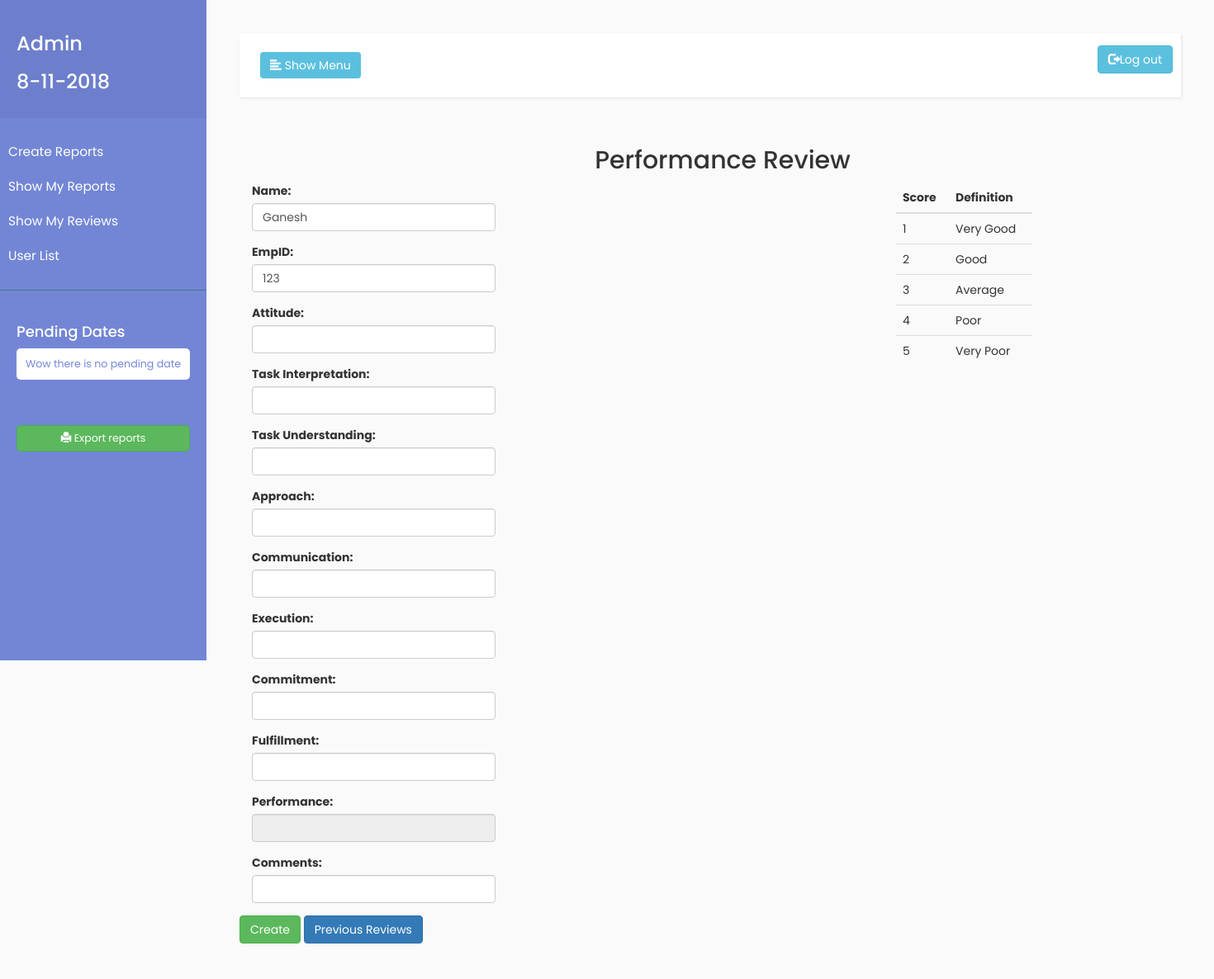
Screenshot of /review/123 (signed in) with the database file from the repository.
### report/models.py (models this page shows, shortened)
class CustomUser(AbstractUser):
    objects         = CustomUserManager()
    id              = models.AutoField(primary_key=True)
    primary_project = models.CharField(max_length=250)
    Empid           = models.IntegerField()
    EmpName         = models.CharField(max_length=250)
    date_join       = models.DateField(blank=True, null=True)
    primary_process = models.CharField(max_length=250)
    processwillInclude = models.CharField(blank=True, max_length=250)
    Designation = models.CharField(blank=True, max_length=250, null=True)

### report/views.py (the view)
# urls.py: url(r'^review/(?P<eid>\d+)$', views.review, name='review'),
def review(request,eid):
    if request.user.is_authenticated:
        result_set = get_object_or_404(CustomUser, Empid=eid)
        if request.method =="POST":
            form = ReviewForm(request.POST)
            request.POST = request.POST.copy()
            if form.is_valid():
                form.save()
                return redirect('userlist')
            else:
                print("invalid")
        else:
            form = ReviewForm()
        return render(request, 'review/review.html',{'form':form,'data':result_set})

### report/forms.py
class ReviewForm(forms.ModelForm):
    class Meta:
        model = Review
        fields=('Name', 'EmpID','Attitude','TaskInterpretation','TaskUnderstanding','Approach','Communication','Execution','Commitment','Fulfillment','Performance','Comments')

### report/templates/review/review.html (shortened to what this page needs)
{% extends 'base.html'%}
{% block content %}
  {% if user.is_superuser %}
  <div class="container">
  <h2 align="center">Performance Review</h2>
  <div class="row">
  <div class="col-sm-3 col-md-6 col-lg-8">
      <form method="post" >
	         <div class="form-group row"><div class="col-xs-5"><label for="id_Name">Name:</label> <input type="text" name="Name" class="form-control"  id="id_Name" value="{{data.EmpName}}"></div></div>
	    <div class="form-group row"><div class="col-xs-5"><label for="id_EmpID">EmpID:</label> <input type="number" name="EmpID" class="form-control" id="id_EmpID" value="{{data.Empid}}"></div></div>
	    <div class="form-group row"><div class="col-xs-5"><label for="id_Attitude">Attitude:</label> <input type="number" min="1" max="5"  step="any" name="Attitude" class="form-control" id="id_Attitude"></div></div>
	    <div class="form-group row"><div class="col-xs-5"><label for="id_TaskInterpretation">Task Interpretation:</label> <input type="number" min="1" max="5" step="any" name="TaskInterpretation" class="form-control" id="id_TaskInterpretation"></div></div>
	    <div class="form-group row"><div class="col-xs-5"><label for="id_TaskUnderstanding">Task Understanding:</label> <input type="number" name="TaskUnderstanding" min="1" max="5" step="any" class="form-control" id="id_TaskUnderstanding"></div></div>
	    <div class="form-group row"><div class="col-xs-5"><label for="id_Approach">Approach:</label> <input type="number" min="1" max="5" step="any" name="Approach" class="form-control" id="id_Approach"></div></div>
	    <div class="form-group row"><div class="col-xs-5"><label for="id_Communication">Communication:</label> <input type="number" min="1" max="5" step="any" name="Communication" class="form-control" id="id_Communication"></div></div>
	    <div class="form-group row"><div class="col-xs-5"><label for="id_Execution">Execution:</label> <input type="number" step="any" min="1" max="5" name="Execution" class="form-control" id="id_Execution"></div></div>
	    <div class="form-group row"><div class="col-xs-5"><label for="id_Commitment">Commitment:</label> <input type="number" step="any" min="1" max="5" name="Commitment" class="form-control" id="id_Commitment"></div></div>
	    <div class="form-group row"><div class="col-xs-5"><label for="id_Fulfillment">Fulfillment:</label> <input type="number" step="any" min="1" max="5" name="Fulfillment" class="form-control" id="id_Fulfillment"></div></div>
	    <div class="form-group row"><div class="col-xs-5"><label for="id_Performance">Performance:</label> <input type="number" step="any" min="1" max="5" name="Performance" class="form-control" id="id_Performance" onfocus="add_number()" readonly="true"></div></div>
	    <div class="form-group row"><div class="col-xs-5"><label for="id_Comments">Comments:</label> <input type="text" name="Comments" class="form-control"  id="id_Comments"></div></div>
	        <div class="form-group row">
         	<button type="submit"  class="btn btn-success">Create</button>
         	<tr><td value ="{{data.EmpName}}" name="{{data.Empid}}" id="myTable"><a href="/reviewlist/{{data.Empid}}" class="btn btn-primary btn-md">Previous Reviews</a></td></tr>
        </div></form>
    </div>
    <div class="col-sm-9 col-md-6 col-lg-2">
    	<table class="table">
	    <thead>
	      <tr>
	        <th>Score</th>
	        <th>Definition</th>
	      </tr>
	    </thead>
	    <tbody>
	      <tr><td>1</td><td>Very Good</td></tr>
	      <tr><td>2</td><td>Good</td></tr>
	      <tr><td>3</td><td>Average</td></tr>
	      <tr><td>4</td><td>Poor</td></tr>
	      <tr><td>5</td><td>Very Poor</td></tr></tbody></table>
    </div></div></div>
  {% elif user.is_active %}
    <h1>You are customer user</h1>
    {% else %}
<p> you are not superuser login as supper user to create users</p>
<p><a href="{% url 'login' %}">Log In </a></p>
{% endif %}
{%endblock%}

### templates/base.html (shortened to what this page needs)
{% load static %}
<!DOCTYPE html>
<html>
    <head>
        <link href="{% static 'css/bootstrap.min.css' %}" rel="stylesheet" type= "image/gif" size = "16x16">
        <link rel="stylesheet" href="https://maxcdn.bootstrapcdn.com/bootstrap/3.3.7/css/bootstrap.min.css">
        <link href="{% static 'css/style2.css' %}" rel="stylesheet">
        <link rel="stylesheet" href="https://cdnjs.cloudflare.com/ajax/libs/malihu-custom-scrollbar-plugin/3.1.5/jquery.mCustomScrollbar.min.css">
    </head>
    <body>
        <div class="wrapper">
            <nav id="sidebar">
                <div class="sidebar-header">
                    <h3>{{ user.username|title }}</h3>
					<h3 id="today_date"></h3>
                </div>
                <ul class="list-unstyled components">
                	<li>
                       <a href="/reports">Create Reports</a>
                    </li>
                    <li>
                       <a href="/reportlist">Show My Reports</a>
                    </li>
                    <li>
                       <a href="/reviewlist">Show My Reviews</a>
                    </li>
                    {% if user.is_superuser %}
                    <li>
                        <a href="/userlist">User List</a>
                    </li>
                    {% endif %}
                </ul>
                <ul class="list-unstyled CTAs">
                	{% if 'userlist' not in request.path%}
                		{%if 'signup' not in request.path%}
                		 {%if 'editreports' not in request.path%}
                		 {%if 'export' not in request.path%}
		                	<h4>Pending Dates</h4>
		                    {%for date in dates%}
		                    <li><a class="download">{{date.weekday}}</a></li>
		                    {% empty %}
		                     <li><a class="download">Wow there is no pending date</a></li>
		                    {%endfor%}
		                 {% endif %}
		                 {% endif %}
		                {% endif %}
                    {% endif %}
                </ul>
                <ul class="list-unstyled CTAs">
                	{% if user.is_superuser %}
                    <a href="{% url 'export_users_xls' %}" class="btn btn-success btn-md">
			          <span class="glyphicon glyphicon-print"></span> Export reports
			        </a>
                    {% endif %}
                </ul>
            </nav>
            <div id="content">
                <nav class="navbar navbar-default">
                    <div class="container-fluid">
                        <div class="navbar-header">
                            <button type="button" id="sidebarCollapse" class="btn btn-info navbar-btn">
                                <i class="glyphicon glyphicon-align-left"></i>
                                <span>Show Menu</span>
                            </button>
                        </div>
						<div class="navbar-header navbar-right">
                            <ul class="nav navbar-nav navbar-right">
                                <a href="/logout" class="btn btn-info btn-md">
						        <span class="glyphicon glyphicon-log-out"></span>Log out</a>
                            </ul>
                        </div>
                    </div>
                </nav>
				{% block content %}
		    	{% endblock %}
            </div>
        </div>
    </body>
</html>

### static/css/style2.css (style rules this page uses)
body { font-family: 'Poppins', sans-serif; background: #fafafa; }
a, a:hover, a:focus { color: inherit; text-decoration: none; transition: all 0.3s; }
.navbar { padding: 15px 10px; background: #fff; border: none; border-radius: 0; margin-bottom: 40px; box-shadow: 1px 1px 3px rgba(0, 0, 0, 0.1); }
.navbar-btn { box-shadow: none; outline: none !important; border: none; }
#sidebar { width: 250px; position: fixed; top: 0; left: 0; height: 100vh; z-index: 999; background: #7386D5; color: #fff; transition: all 0.3s; }
#sidebar .sidebar-header { padding: 20px; background: #6d7fcc; }
#sidebar ul.components { padding: 20px 0; border-bottom: 1px solid #47748b; }
#sidebar ul li a { padding: 10px; font-size: 1.1em; display: block; }
ul.CTAs { padding: 20px; }
ul.CTAs a { text-align: center; font-size: 0.9em !important; display: block; border-radius: 5px; margin-bottom: 5px; }
a.download { background: #fff; color: #7386D5; }
#content { width: calc(100% - 250px); padding: 40px; min-height: 100vh; transition: all 0.3s; position: absolute; top: 0; right: 0; }

### rows the page displays
CustomUser: username "Admin"
CustomUser: Name "Ganesh", EmpID "123"
